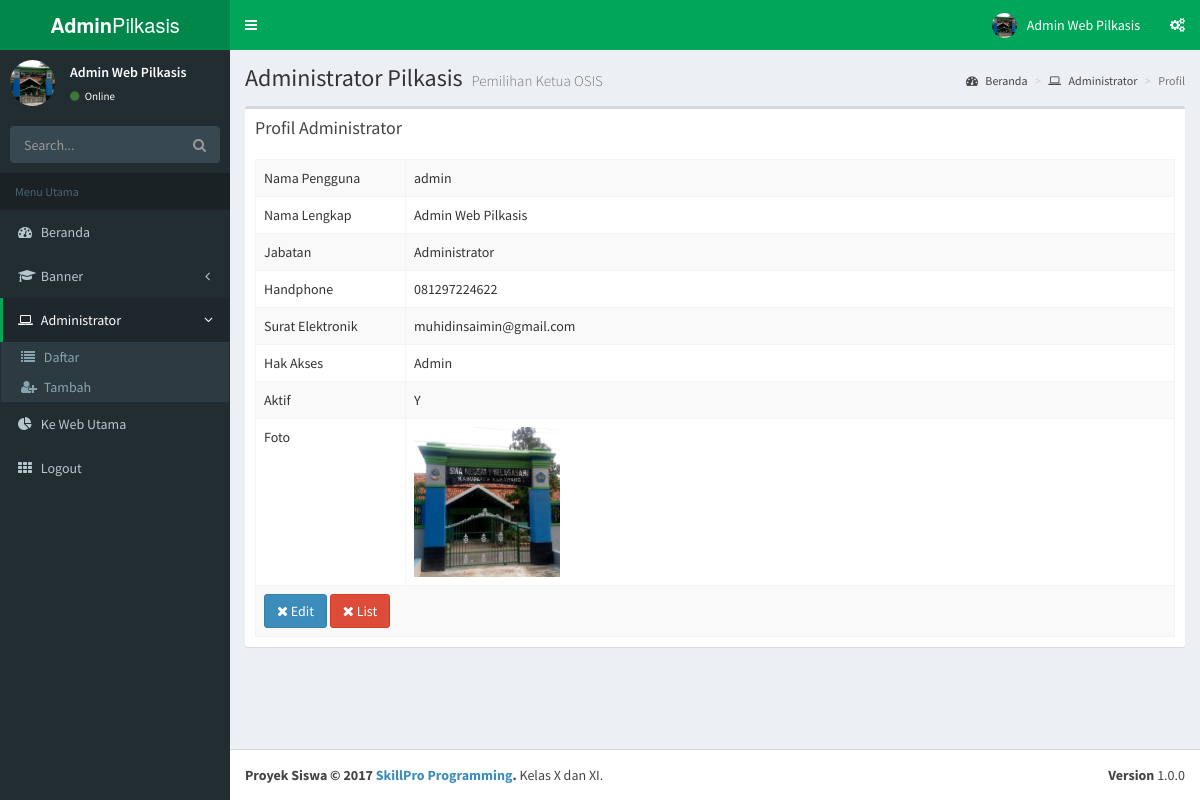
The page /admin/index.php?m=admin&s=profil (signed in) on the database its author committed.
### tables this page shows
CREATE TABLE `pengguna` (
  `idpengguna` int(2) NOT NULL AUTO_INCREMENT,
  `username` varchar(25) NOT NULL,
  `password` varchar(32) NOT NULL,
  `nama` varchar(50) NOT NULL,
  `jabatan` varchar(30) NOT NULL,
  `hp` varchar(15) NOT NULL,
  `email` varchar(50) NOT NULL,
  `hakakses` varchar(15) NOT NULL,
  `aktif` enum('Y','T') NOT NULL DEFAULT 'T',
  `foto` varchar(50) NOT NULL,
  PRIMARY KEY (`idpengguna`),
  UNIQUE KEY `username` (`username`)
);

### admin/modul/administrator/profil.php (the view, shortened to what this page needs)
<?php include "atas.php"; ?>
  <div class="content-wrapper">
    <section class="content-header">
      <h1>
        Administrator Pilkasis
        <small>Pemilihan Ketua OSIS</small>
      </h1>
      <ol class="breadcrumb">
        <li><a href="."><i class="fa fa-dashboard"></i> Beranda</a></li>
        <li><a href="?m=admin"><i class="fa fa-laptop"></i> Administrator</a></li>
        <li class="active">Profil</li>
      </ol>
    </section>
	<section class="content">
      <div class="row">
        <div class="col-xs-12">
          <div class="box">
            <div class="box-header">
              <h3 class="box-title">Profil Administrator</h3>
            </div>
            <div class="box-body">
<?php
$id=$_SESSION['idkasis'];
include "../sambungan.php";
$sql="SELECT * FROM pengguna WHERE idpengguna='$id'";
$query=mysqli_query($koneksi,$sql);
$r=mysqli_fetch_assoc($query);
?>
              <table id="pilkasis1" class="table table-bordered table-hover table-striped">
                <tbody>
					<tr>
						<td width=150>Nama Pengguna</td>
						<td><?php echo$r['username'];?></td>
					</tr>
					<tr>
						<td>Nama Lengkap</td>
						<td><?php echo$r['nama'];?></td>
					</tr>
					<tr>
						<td>Jabatan</td>
						<td><?php echo$r['jabatan'];?></td>
					</tr>
					<tr>
						<td>Handphone</td>
						<td><?php echo$r['hp'];?></td>
					</tr>
					<tr>
						<td>Surat Elektronik</td>
						<td><?php echo$r['email'];?></td>
					</tr>
					<tr>
						<td>Hak Akses</td>
						<td><?php echo $r['hakakses'];?></td>
					</tr>
					<tr>
						<td>Aktif</td>
						<td><?php echo $r['aktif'];?></td>
					</tr>
					<tr>
						<td>Foto</td>
						<td>
<?php
						if ($r['foto']!=''){
						  echo "<img src=\"../gambar/pengguna/$r[foto]\" height=150 />";
						}
						else{
						  echo "<img src=\"../gambar/pengguna/0.jpg\">";
						}
?>
					</tr>
					<tr>
						<td colspan=2>
						<a href="?m=admin&s=edit&idp=<?php echo$id;?>" class="btn btn-large btn-primary"><i class="fa fa-times"></i> Edit</a>
						<a href="?m=admin" class="btn btn-large btn-danger"><i class="fa fa-times"></i> List</a></td>
					</tr>
                </tbody>
              </table>
            </div>
          </div>
        </div>
      </div>
    </section>
<?php include "bawah.php"; ?>

### rows shown on the page
pengguna: username "admin", nama "Admin Web Pilkasis", jabatan "Administrator", hp "081297224622", email "muhidinsaimin@gmail.com", hakakses "Admin", aktif "Y", foto (picture)

### other values the page prints
$_SESSION['namakasis'] "Admin Web Pilkasis"
